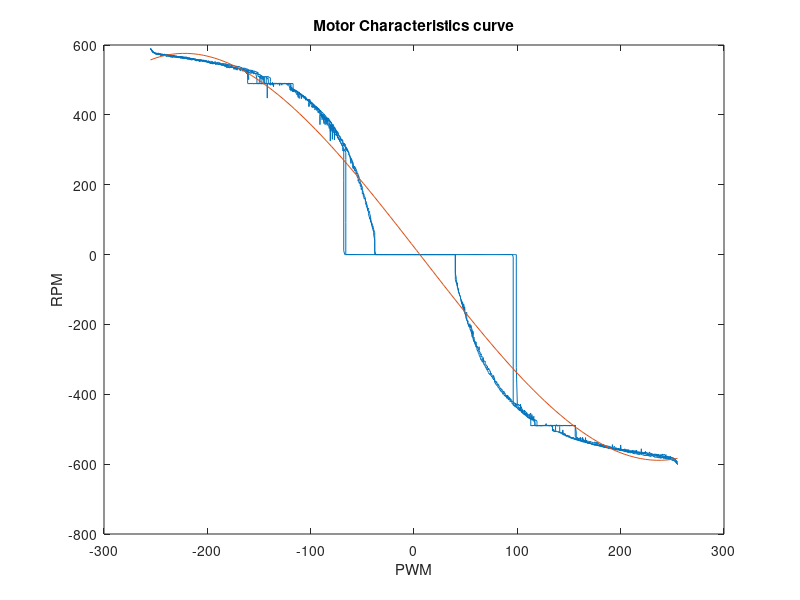

MATLAB code to generate this figure:
data = csvread('fl.csv');
x = data(:,1);
y = data(:,2);

coeff = polyfit(x,y,3)
x2 = linspace(-255,255);
y2 = polyval(coeff,x2);

plot(x,y,x2,y2)
title('Motor Characteristics curve');
xlabel('PWM');
ylabel('RPM');